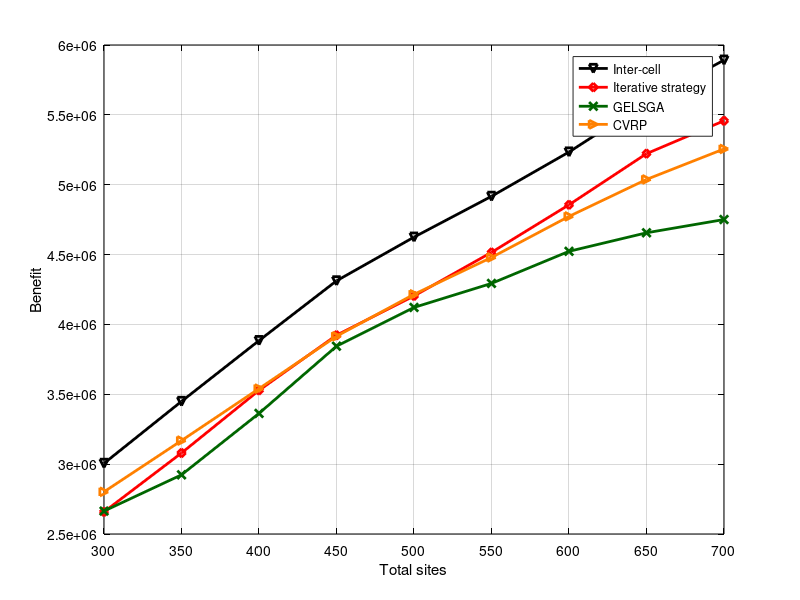

The MATLAB script that drew this image: (Note: this script raises an error after producing the figure.)
x = [300 350 400 450 500 550 600 650 700];
y3 = [2.65844	3.07976	3.52802	3.923	4.20367	4.51587	4.85638	5.22223	5.45753]; % iterative
y4 = [3.0057	3.4492	3.88436	4.31201	4.62489	4.91701	5.23414	5.59157	5.89191]; % inter-cell
y5 = [2.6641	2.92346	3.36316	3.84426	4.12161	4.29361	4.52322	4.65584	4.75085];% GELSGA
y6 = [2.80176	3.1686	3.54045	3.9153	4.21553	4.4794	4.77318	5.03775	5.25597]; %CVRP
y3 = y3*1000000;
y4 = y4*1000000;
y5 = y5*1000000;
y6 = y6*1000000;
close all;
figure1 = figure;
% Create axes
axes1 = axes('Parent',figure1);
plot(x,y4,'-kv', 'LineWidth',2);
hold on;
grid on;
plot(x,y3,'-rd', 'LineWidth',2);
plot(x,y5,'-x','Color',[0 0.4 0], 'LineWidth',2);
plot(x,y6,'->','Color',[1 0.5 0], 'LineWidth',2);
xlabel('Total sites');
ylabel('Benefit');
legend('Inter-cell','Iterative strategy', 'GELSGA', 'CVRP');
set(axes1,'XColor',[0 0 0],'YColor',[0 0 0]);
xticks([300 350 400 450 500 550 600 650 700]);
xlim([300 700]);
ytickformat('%,4.4g');
xtickformat('%,4.4g');
hold off;